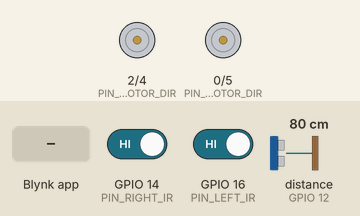
Bench run of a sketch on a simulated ESP8266 (NodeMCU). Parts: direction and speed pins drawn as motors (green arrow = direction pin HIGH = forward, orange = LOW = backward, longer = more drive). Wiring (inferred from the names in the program): ultrasonic range finder: trigger GPIO 13; echo GPIO 12. The test bench sets the inputs (shaded band); at power-on: GPIO 14 (PIN_RIGHT_IR) HIGH, GPIO 16 (PIN_LEFT_IR) HIGH, distance to the obstacle (sensor on GPIO 12) 80 cm. The echo pulse lasts 58.3 µs per cm; WiFi joins after 1.5 s; servers stay silent unless stated; random numbers use the default seed unless the sketch sets one; what the sketch prints to the serial monitor is not drawn.

Above: at 3.0 s.
3.1 s: Blynk app writes 1 to V0
At 3.9 s:
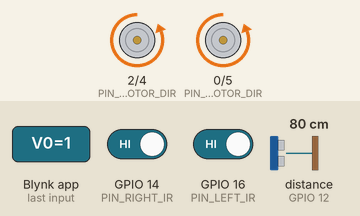
4.6 s: Blynk app writes 1 to V1
At 5.5 s:
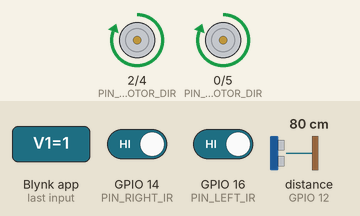
6.1 s: Blynk app writes 0 to V0
At 6.5 s:
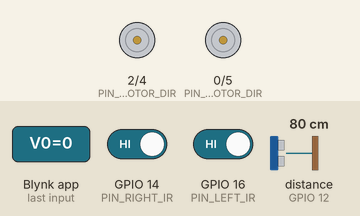
7.6 s: Blynk app writes 1 to V2
At 8.1 s:
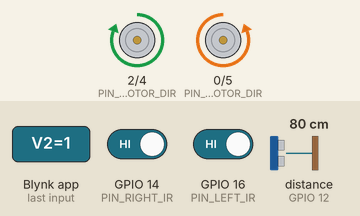
9.1 s: Blynk app writes 0 to V1
At 9.7 s:
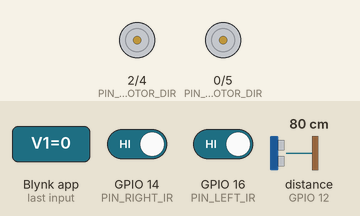
10.6 s: Blynk app writes 1 to V3
At 11.3 s:
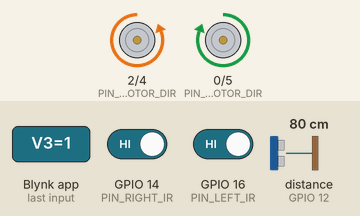
Timing chart, 0 to 13.1 s (numbered marks = the images above; inputs shaded):
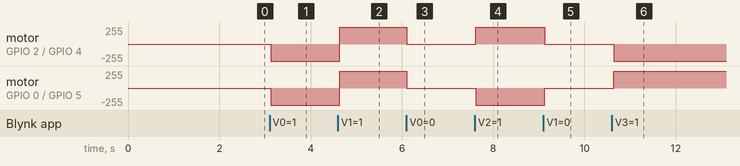

Measured:
- after the input at 3.1 s, motor on GPIO 2 (PIN_LEFT_MOTOR_DIR) / GPIO 4 (PIN_LEFT_MOTOR_SPEED), motor on GPIO 0 (PIN_RIGHT_MOTOR_DIR) / GPIO 5 (PIN_RIGHT_MOTOR_SPEED): stopped → backward 255/255 at once
- after the input at 4.6 s, motor on GPIO 2 (PIN_LEFT_MOTOR_DIR) / GPIO 4 (PIN_LEFT_MOTOR_SPEED), motor on GPIO 0 (PIN_RIGHT_MOTOR_DIR) / GPIO 5 (PIN_RIGHT_MOTOR_SPEED): backward 255/255 → forward 255/255 at once
- after the input at 6.1 s, motor on GPIO 2 (PIN_LEFT_MOTOR_DIR) / GPIO 4 (PIN_LEFT_MOTOR_SPEED), motor on GPIO 0 (PIN_RIGHT_MOTOR_DIR) / GPIO 5 (PIN_RIGHT_MOTOR_SPEED): forward 255/255 → stopped at once
- after the input at 7.6 s, motor on GPIO 2 (PIN_LEFT_MOTOR_DIR) / GPIO 4 (PIN_LEFT_MOTOR_SPEED): stopped → forward 255/255 at once; motor on GPIO 0 (PIN_RIGHT_MOTOR_DIR) / GPIO 5 (PIN_RIGHT_MOTOR_SPEED): stopped → backward 255/255 at once
- after the input at 9.1 s, motor on GPIO 2 (PIN_LEFT_MOTOR_DIR) / GPIO 4 (PIN_LEFT_MOTOR_SPEED): forward 255/255 → stopped at once; motor on GPIO 0 (PIN_RIGHT_MOTOR_DIR) / GPIO 5 (PIN_RIGHT_MOTOR_SPEED): backward 255/255 → stopped at once
- after the input at 10.6 s, motor on GPIO 2 (PIN_LEFT_MOTOR_DIR) / GPIO 4 (PIN_LEFT_MOTOR_SPEED): stopped → backward 255/255 at once; motor on GPIO 0 (PIN_RIGHT_MOTOR_DIR) / GPIO 5 (PIN_RIGHT_MOTOR_SPEED): stopped → forward 255/255 at once

The sketch:

HackerBoxCar.ino
```cpp
/**************************************************************
 * This example runs directly on ESP8266 chip
 * using the Blynk platform and mobile application.
 *
 * Change WiFi ssid, password, and Blynk auth token to run :)
 *
 **************************************************************/

#define BLYNK_PRINT Serial    // Comment this out to disable prints and save space
#include <ESP8266WiFi.h>
#include <BlynkSimpleEsp8266.h>

#define PIN_RIGHT_MOTOR_SPEED 5
#define PIN_RIGHT_MOTOR_DIR   0
#define PIN_LEFT_MOTOR_SPEED  4
#define PIN_LEFT_MOTOR_DIR    2
#define PIN_ECHO 12 // Echo Pin
#define PIN_TRIGGER 13 // Trigger Pin
#define PIN_RIGHT_IR 14 // Right IR sensor digital pin (D5)
#define PIN_LEFT_IR 16 // Left IR sensor digital pin (D0)

// You should get Auth Token in the Blynk App.
// Go to the Project Settings (nut icon).
char auth[] = "BLYNK AUTH TOKEN";
char ssid[] = "WIFI NETWORK";
char pass[] = "WIFI PASSWORD";

// For range finder
int maximumRange = 200; // Maximum range needed
int minimumRange = 0; // Minimum range needed
long duration, distance; // Duration used to calculate distance

// For IR sensors
boolean leftIRstate, rightIRstate;

boolean autonomousMode = false;
boolean lineFollowMode = false;

void setup()
{
  Serial.begin(9600);

  Blynk.begin(auth, ssid, pass);

  pinMode(PIN_RIGHT_MOTOR_SPEED, OUTPUT);
  pinMode(PIN_RIGHT_MOTOR_DIR, OUTPUT);
  pinMode(PIN_LEFT_MOTOR_SPEED, OUTPUT);
  pinMode(PIN_LEFT_MOTOR_DIR, OUTPUT);
  pinMode(PIN_TRIGGER, OUTPUT);
  pinMode(PIN_ECHO, INPUT);
  pinMode(PIN_LEFT_IR, INPUT);
  pinMode(PIN_RIGHT_IR, INPUT);
}

void loop()
{
  Blynk.run();

  useRangeFinder();
  useIRSensors();

  if(autonomousMode) {
    doCollisionAvoidance(distance);
  }

  if(lineFollowMode) {
    doLineFollowing(leftIRstate, rightIRstate);
  }

  // Add a delay between readings
  delay(10);
}

void halt()
{
  digitalWrite(PIN_RIGHT_MOTOR_SPEED, LOW);
  digitalWrite(PIN_LEFT_MOTOR_SPEED, LOW);
}

void forward()
{
  // Need to flip the direction bits due to the motor wiring
  digitalWrite(PIN_RIGHT_MOTOR_DIR, LOW);
  digitalWrite(PIN_LEFT_MOTOR_DIR, LOW);

  digitalWrite(PIN_RIGHT_MOTOR_SPEED, HIGH);
  digitalWrite(PIN_LEFT_MOTOR_SPEED, HIGH);
}

void reverse()
{
  // Need to flip the direction bits due to the motor wiring
  digitalWrite(PIN_RIGHT_MOTOR_DIR, HIGH);
  digitalWrite(PIN_LEFT_MOTOR_DIR, HIGH);

  digitalWrite(PIN_RIGHT_MOTOR_SPEED, HIGH);
  digitalWrite(PIN_LEFT_MOTOR_SPEED, HIGH);
}

void right()
{
  digitalWrite(PIN_RIGHT_MOTOR_DIR, LOW);
  digitalWrite(PIN_LEFT_MOTOR_DIR, HIGH);
  digitalWrite(PIN_RIGHT_MOTOR_SPEED, HIGH);
  digitalWrite(PIN_LEFT_MOTOR_SPEED, HIGH);
}

void left()
{
  digitalWrite(PIN_RIGHT_MOTOR_DIR, HIGH);
  digitalWrite(PIN_LEFT_MOTOR_DIR, LOW);
  digitalWrite(PIN_RIGHT_MOTOR_SPEED, HIGH);
  digitalWrite(PIN_LEFT_MOTOR_SPEED, HIGH);
}

void useRangeFinder() {
  distance = getDistance();

  if(distance >= maximumRange || distance <= minimumRange){
    Serial.println("Invalid distance");
    distance = -1;
  }
  else {
    Serial.print("distance [cm]: ");
    Serial.println(distance);
  }
}

long getDistance() {
   /* The following PIN_TRIGGER/PIN_ECHO cycle is used to determine the
  distance of the nearest object by bouncing soundwaves off of it. */
  digitalWrite(PIN_TRIGGER, LOW);
  delayMicroseconds(2);

  digitalWrite(PIN_TRIGGER, HIGH);
  delayMicroseconds(10);

  digitalWrite(PIN_TRIGGER, LOW);
  duration = pulseIn(PIN_ECHO, HIGH);

  // Calculate the distance (in cm) based on the speed of sound.
  distance = duration / 58.2;

  Blynk.virtualWrite(V11, distance);

  return distance;
}

void doCollisionAvoidance(int distance) {
  if(distance < 20 && distance >=0 ) {
    Serial.println("Object detected!");

    halt();
    delay(200);

    turnRandom();
    delay(200);

    halt();
  }
  else {
    forward();
  }
}

void turnRandom() {
  int value = random(2); // Random number between 0 and 1

  if(value) {
    Serial.println("Turning right!");
    right();
  }
  else {
    Serial.println("Turning left!");
    left();
  }
}

void useIRSensors() {
  leftIRstate = digitalRead(PIN_LEFT_IR);
  rightIRstate = digitalRead(PIN_RIGHT_IR);

  Serial.print("IR left: ");
  Serial.print(leftIRstate);
  Serial.print("\t");
  Serial.print("IR right: ");
  Serial.print(rightIRstate);
  Serial.println("\t");
}

void doLineFollowing(boolean leftIRstate, boolean rightIRstate) {
  // Line following logic is as follows:
  //   - If both sensors sense white, move forward
  //   - If left sensor senses black, move left
  //   - If right sensor senses black, move right
  //   - Else, halt
  // When sensor senses black, state is HIGH

  if(!leftIRstate && !rightIRstate) {
    Serial.println("Moving forward!");
    forward();
  }
  if(leftIRstate && !rightIRstate) {
    Serial.println("Turning left!");
    left();
  }
  if(!leftIRstate && rightIRstate) {
    Serial.println("Turning right!");
    right();
  }
  else if(leftIRstate && rightIRstate) {
    Serial.println("Halt!");
    halt();
  }
}

BLYNK_WRITE(V0)
{
  if(param[0])
    forward();
  else
    halt();
}

BLYNK_WRITE(V1)
{
  if(param[0])
    reverse();
  else
    halt();
}

BLYNK_WRITE(V2)
{
  if(param[0])
    right();
  else
    halt();
}

BLYNK_WRITE(V3)
{
  if(param[0])
    left();
  else
    halt();
}

BLYNK_WRITE(V10)
{
  if(param[0]) {
    autonomousMode = true;
    forward();
  }
  else {
    autonomousMode = false;
    halt();
  }
}

BLYNK_WRITE(V12)
{
  if(param[0]) {
    lineFollowMode = true;
    forward();
  }
  else {
    lineFollowMode = false;
    halt();
  }
}
```
